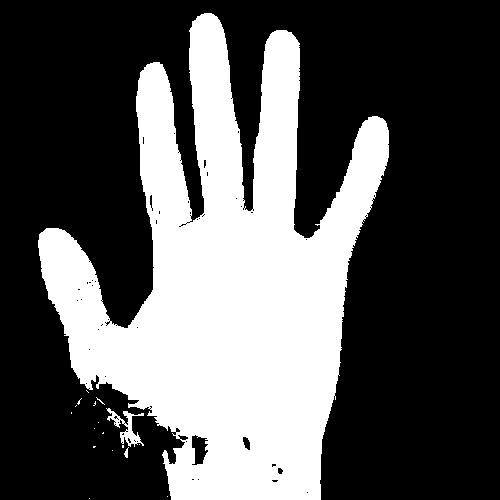
#> input picture Tejas is coding here/segmented.jpg, 500 x 500 px
$ python extract_features_orb.py
#> lines starting #> are read from the running program, lines starting #| are printed output that depends on the picture
import cv2
import numpy as np

img = cv2.imread('segmented.jpg')
#> img is the input picture: shape (500, 500, 3); min 0, max 255, mean 87.6
fast = cv2.FastFeatureDetector_create()
key_points = fast.detect(img, None)
#> key_points = 341 keypoints; strongest (x, y, size): (197, 16, 7), (167, 76, 7), (143, 138, 7), (256, 138, 7)
orb = cv2.ORB_create()
key_points, descriptors = orb.compute(img, key_points)
#> key_points = 323 keypoints; strongest (x, y, size): (167, 76, 7), (143, 138, 7), (256, 138, 7), (176, 141, 7)
print(descriptors)
#> (printed output is left out)
img_with_key_points = cv2.drawKeypoints(img, key_points, None, color=(0,255,0), flags=0)
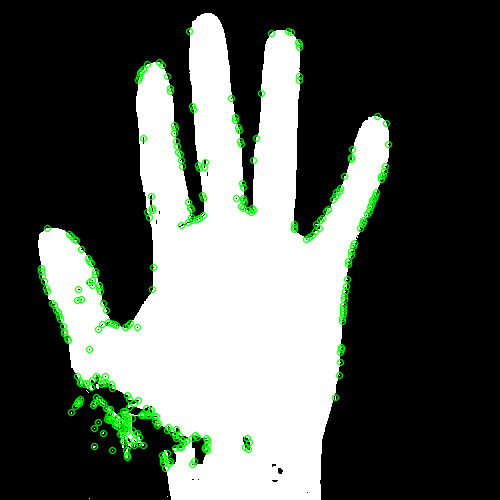
#> img_with_key_points: shape (500, 500, 3); mean B, G, R 84.4, 90.6, 84.4
cv2.imshow('Original image, Image with keypoints', np.hstack([img, img_with_key_points]))
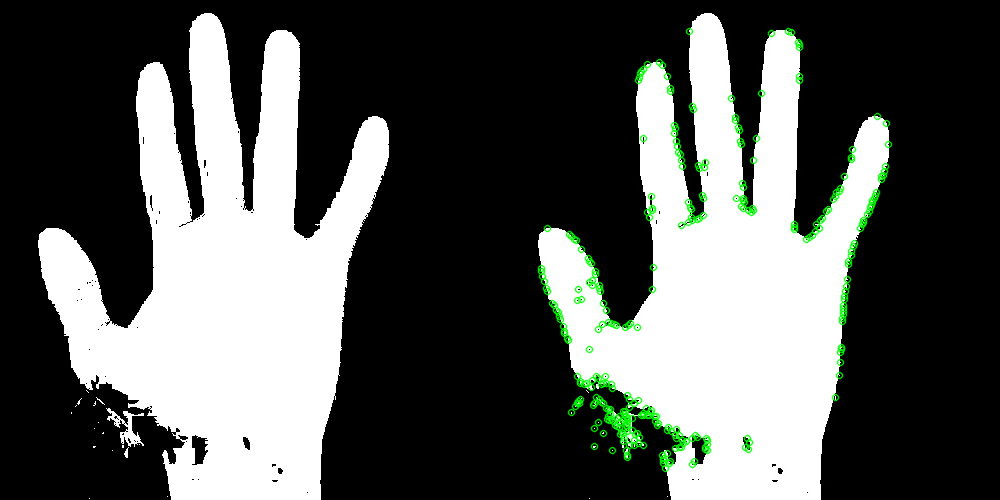
#> window 'Original image, Image with key': shape (500, 1000, 3); mean B, G, R 86, 89.1, 86
cv2.waitKey(15000)
